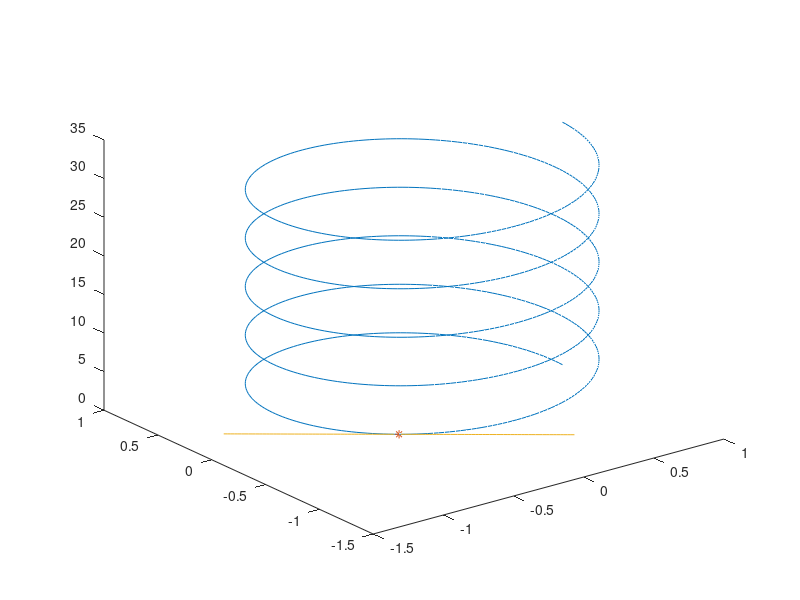

MATLAB code to generate this figure:
%This is our first MA222 Function
t=linspace(0,10*pi,1000); %t goes from 0 to 1000 in increments of 10*pi
plot3(cos(t),sin(t),t)% The vector function
hold on %This tells us that we are going to plot a second graph in the plotting window
plot3(-sqrt(2)/2, -sqrt(2)/2, 5*pi/4, '*')%This plots the asterix at the correct point
t=linspace(-1,1);
plot3(-sqrt(2)/2+t*sqrt(2)/2, -sqrt(2)/2-t*sqrt(2)/2, 5*pi/4+t) %This plots the tangent line
hold off 
clearvars('t')
%Here is a new comment @11:49am on 6/3/17
%Here is another new comment @11:57 on 6/3/17
%Here is another new comment @12:29pm on 6/3/17
%Here is another new comment test @12:34pm on 6/3/17
%Here is another new comment test @12:38pm on 6/3/17
